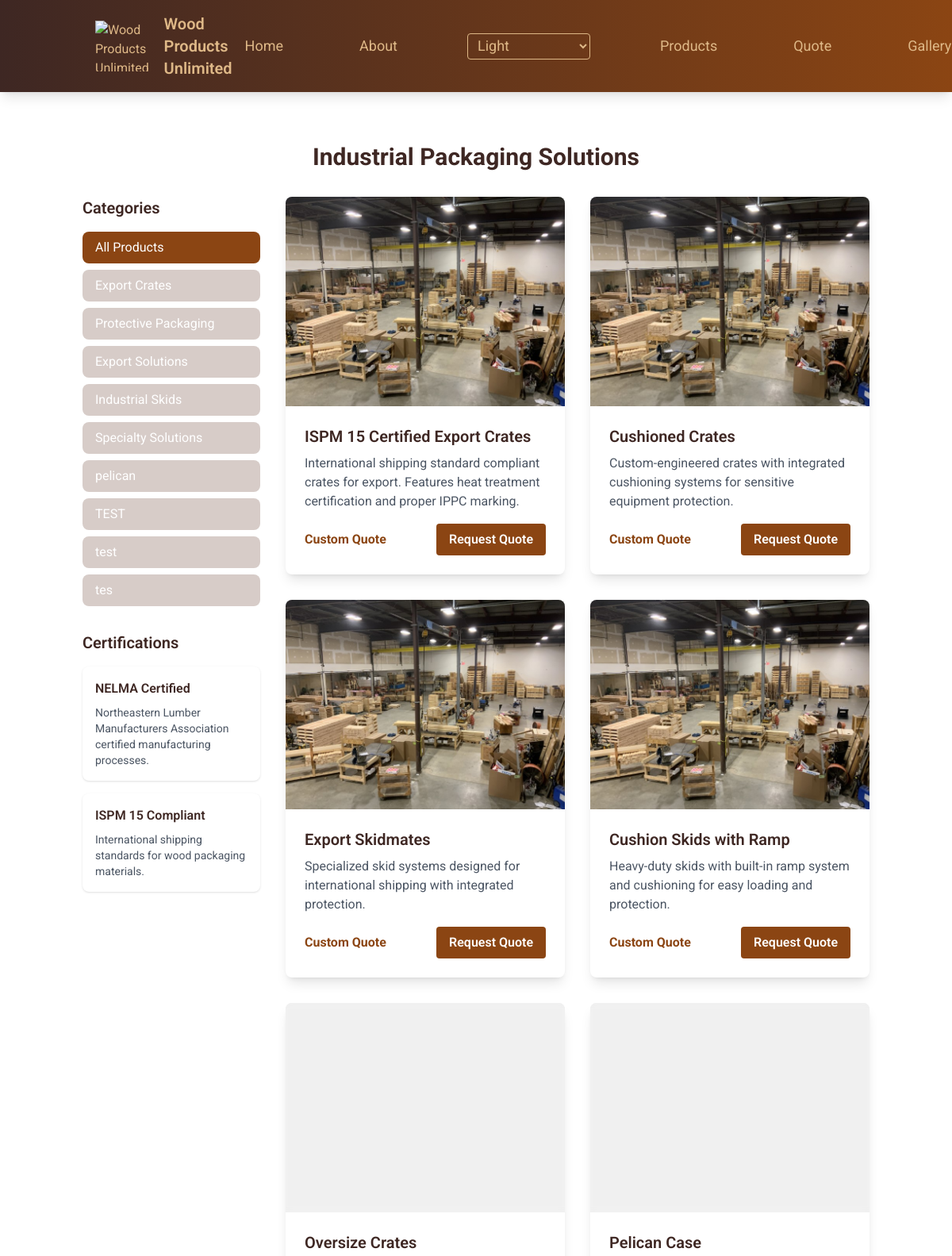
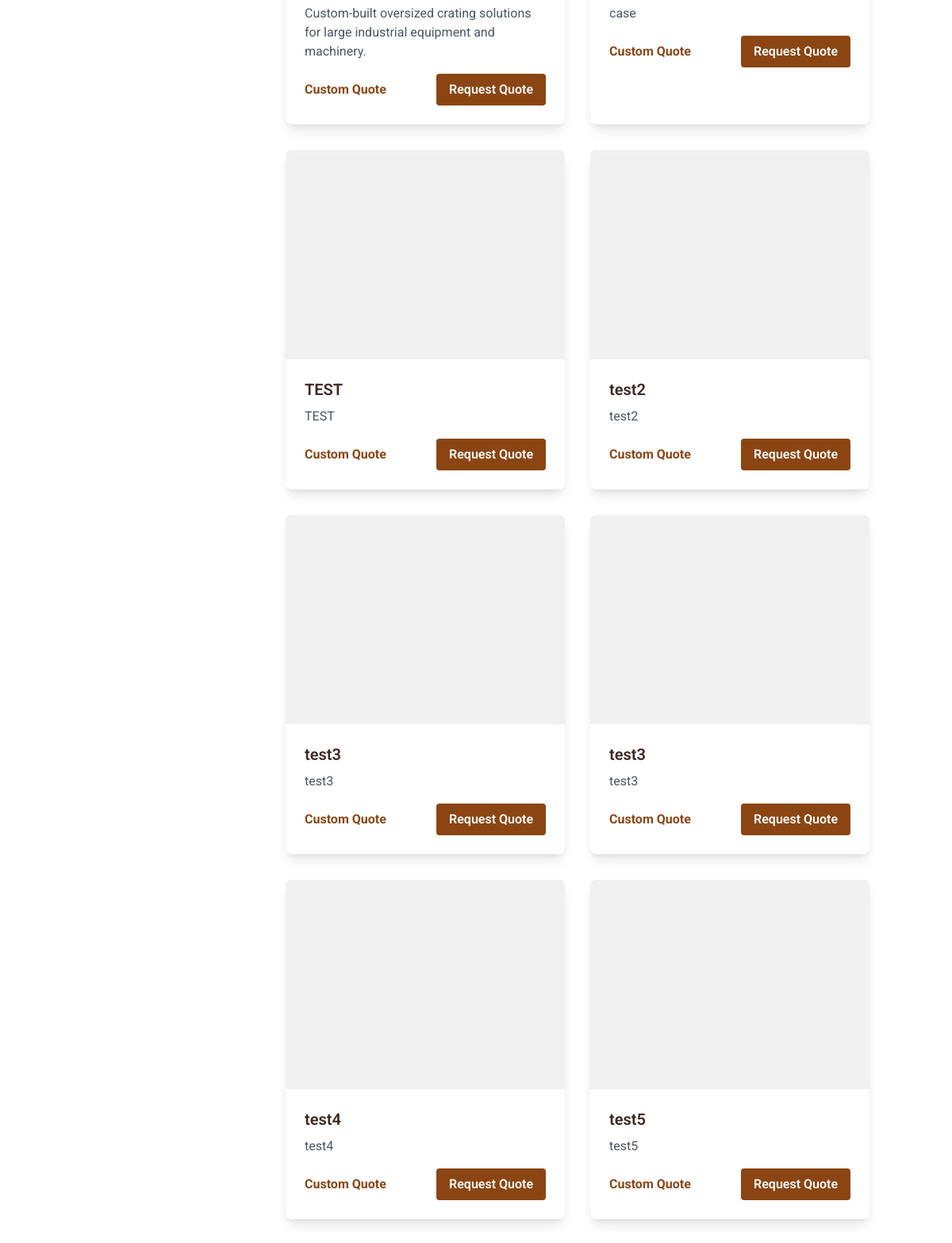
Page /products (upper part) on the committed database (2 pictures, top to bottom).
### models.py (models this page shows)
class Product(db.Model):
    id = db.Column(db.Integer, primary_key=True)
    name = db.Column(db.String(100), nullable=False)
    description = db.Column(db.Text, nullable=False)
    category = db.Column(db.String(50), nullable=False)
    package_type = db.Column(db.String(50), nullable=True)  # Added package_type field
    image_url = db.Column(db.String(200), nullable=False)
    price = db.Column(db.Float, nullable=False)
    created_at = db.Column(db.DateTime, default=datetime.utcnow)

### routes/public/routes.py (the view)
@public.route('/products')
def products():
    category = request.args.get('category')
    if category:
        products = Product.query.filter_by(category=category).all()
    else:
        products = Product.query.all()
    categories = db.session.query(Product.category).distinct()
    return render_template('products.html',
                         products=products,
                         categories=categories)

### templates/products.html (shortened to what this page needs)
{% extends "base.html" %}
{% block content %}
<div class="container mx-auto px-4 py-16">
    <h1 class="text-3xl font-bold text-center mb-8">Industrial Packaging Solutions</h1>
    <div class="grid grid-cols-1 md:grid-cols-4 gap-8">
        <div class="md:col-span-1">
            <h2 class="text-xl font-semibold mb-4">Categories</h2>
            <div class="space-y-2">
                <a href="/products" class="block px-4 py-2 rounded-lg {% if not request.args.get('category') %}bg-wood-brown text-white{% else %}bg-wood-accent  text-white hover:bg-wood-brown hover:text-white{% endif %} transition duration-300">
                    All Products
                </a>
                {% for category in categories %}
                <a href="/products?category={{ category[0] }}"
                   class="block px-4 py-2 rounded-lg {% if request.args.get('category') == category[0] %}bg-wood-brown text-white{% else %}bg-wood-accent text-white hover:bg-wood-brown hover:text-white{% endif %} transition duration-300">
                    {{ category[0] }}
                </a>
                {% endfor %}
            </div>
            <div class="mt-8">
                <h2 class="text-xl font-semibold mb-4">Certifications</h2>
                <div class="space-y-4">
                    <div class="p-4 bg-white rounded-lg shadow">
                        <h3 class="font-semibold mb-2">NELMA Certified</h3>
                        <p class="text-sm text-gray-600">Northeastern Lumber Manufacturers Association certified manufacturing processes.</p>
                    </div>
                    <div class="p-4 bg-white rounded-lg shadow">
                        <h3 class="font-semibold mb-2">ISPM 15 Compliant</h3>
                        <p class="text-sm text-gray-600">International shipping standards for wood packaging materials.</p>
                    </div>
                </div>
            </div>
        </div>
        <div class="md:col-span-3">
            <div class="grid grid-cols-1 md:grid-cols-2 gap-8">
                {% for product in products %}
                <div class="bg-white rounded-lg shadow-lg overflow-hidden transform hover:-translate-y-1 transition duration-300" itemscope itemtype="https://schema.org/Product">
                    <img src="{{ product.image_url }}"
                         class="w-full h-64 object-cover"
                         alt="{{ product.name }} - Custom Industrial Wood Packaging Solution by Wood Products Unlimited"
                         loading="lazy"
                         decoding="async"
                         itemprop="image">
                    <div class="p-6">
                        <h3 class="text-xl font-semibold mb-2" itemprop="name">{{ product.name }}</h3>
                        <p class="text-gray-600 mb-4" itemprop="description">{{ product.description }}</p>
                        <div class="flex justify-between items-center">
                            <div itemprop="offers" itemscope itemtype="https://schema.org/Offer">
                                <span class="text-wood-brown font-bold" itemprop="availability" content="https://schema.org/InStock">Custom Quote</span>
                            </div>
                            <a href="/quote?package_type={{ product.package_type }}&name={{ product.name|urlencode }}&description={{ product.description|urlencode }}" class="inline-block bg-wood-brown hover:bg-wood-dark text-white font-semibold py-2 px-4 rounded transition duration-300">Request Quote</a>
                        </div>
                    </div>
                </div>
                {% endfor %}
            </div>
        </div>
    </div>
</div>
{% endblock %}

### templates/base.html (shortened to what this page needs)
<!doctype html>
<html lang="en">
    <head>
        <link
            href="{{ url_for('static', filename='css/tailwind.css') }}"
            rel="stylesheet"
        />
        <link
            href="{{ url_for('static', filename='css/custom.css') }}"
            rel="stylesheet"
        />
    </head>
    <body class="flex flex-col min-h-screen bg-white text-wood-dark">
        <nav class="inset-0 bg-opacity-90 bg-gradient-to-r from-wood-dark to-wood-brown text-white min-h-[100px] relative overflow-hidden shadow-lg">
            <div class="container mx-auto px-8 py-4">
                <div class="flex justify-between items-center">
                    <a href="/" class="flex items-center text-wood-light">
                        <picture>
                            <source srcset="{{ url_for('static', filename='images/wpulogo50.webp') }}" type="image/webp">
                            <img
                                src="{{ url_for('static', filename='images/wpulogo50.png') }}"
                                class="h-16 w-auto mr-3"
                                alt="Wood Products Unlimited Logo - Custom Industrial Wood Packaging Solutions"
                                loading="eager"
                                fetchpriority="high"
                                decoding="sync"
                            />
                        </picture>
                        <span class="text-xl font-semibold"
                            >Wood Products Unlimited</span
                        >
                    </a>
                    <div class="hidden md:flex space-x-16 items-center text-lg">
                        <a
                            href="/"
                            class="text-wood-light hover:text-wood-accent px-4"
                            >Home</a
                        >
                        <a
                            href="/about"
                            class="text-wood-light hover:text-wood-accent px-4"
                            >About</a
                        >
                        <div class="theme-switch">
                            <select id="theme-switch" class="bg-transparent text-wood-light border border-wood-light rounded px-2 py-1">
                                <option value="light">Light</option>
                            </select>
                        </div>
                        <a
                            href="/products"
                            class="text-wood-light hover:text-wood-accent px-4"
                            >Products</a
                        >
                        <a
                            href="/quote"
                            class="text-wood-light hover:text-wood-accent px-4"
                            >Quote</a
                        >
                        <a
                            href="/gallery"
                            class="text-wood-light hover:text-wood-accent px-4"
                            >Gallery</a
                        >
                    </div>
                </div>
            </div>
        </nav>
         {% block content %}{% endblock %}
    </body>
</html>

### rows in the picture
Product: image_url (picture), name "ISPM 15 Certified Export Crates", description "International shipping standard compliant crates for export. Features heat treatment certification and proper IPPC marking."
Product: image_url (picture), name "Cushioned Crates", description "Custom-engineered crates with integrated cushioning systems for sensitive equipment protection."
Product: image_url (picture), name "Export Skidmates", description "Specialized skid systems designed for international shipping with integrated protection."
Product: image_url (picture), name "Cushion Skids with Ramp", description "Heavy-duty skids with built-in ramp system and cushioning for easy loading and protection."
Product: name "Oversize Crates", description "Custom-built oversized crating solutions for large industrial equipment and machinery."
Product: name "Pelican Case", description "case"
Product: name "TEST", description "TEST"
Product: name "test2", description "test2"
Product: name "test3", description "test3"
Product: name "test3", description "test3"
Product: name "test4", description "test4"
Product: name "test5", description "test5"

### other values in the picture
{{ category[0] }} "Export Crates" "Protective Packaging" "Export Solutions" "Industrial Skids" "Specialty Solutions" "pelican" "TEST" "test" "tes"
